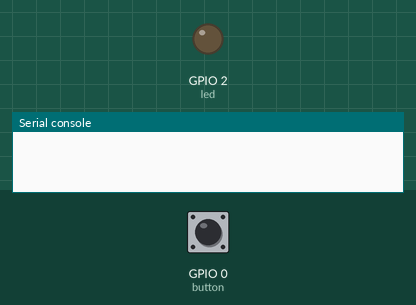
The program below on a simulated ESP32 board running MicroPython. Parts: output pins drawn as LEDs (lit = HIGH), the last lines printed to the serial console. Dashed ring = blinking. The inputs (shaded band) are chosen by the test bench; at power-on: GPIO 0 (button) HIGH.

Above: at 1.2 s.
1.3 s: GPIO 0 (button) pulled LOW for 0.15 s
At 1.45 s:
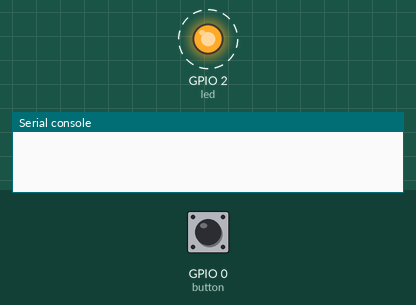
4.4 s: GPIO 0 (button) pulled LOW for 1 s
At 7.1 s:
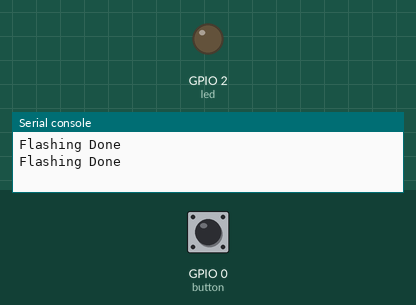
7.8 s: GPIO 0 (button) pulled LOW for 3.2 s
At 7.95 s:
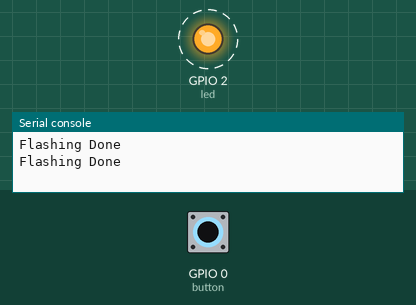
Timing chart, 0 to 13.6 s (numbered marks = the images above; inputs shaded):
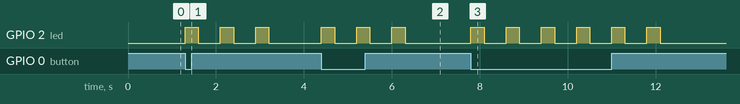

Measured:
- after the input at 1.3 s, GPIO 2 (led): alternates HIGH for 0.30 s and LOW for 0.50 s, 6 changes in all, then stays LOW, starting at once
- after the input at 4.4 s, GPIO 2 (led): alternates HIGH for 0.30 s and LOW for 0.50 s, 6 changes in all, then stays LOW, starting at once
- after the input at 7.8 s, GPIO 2 (led): alternates HIGH for 0.30 s and LOW for 0.50 s, 12 changes in all, then stays LOW, starting at once

The program:

main.py
```python
# MicroPython script for ESP32
# Author: Himanshu Tripathi

# define function for led flashing for n number of times

from machine import Pin
from time import sleep

# create object for led
led = Pin(2,Pin.OUT)
# create object for button
button = Pin(0,Pin.IN)

# function for led flash
def flash_led_nTimes(number,onTime,offTime,msg):
    counter = 0
    while counter < number:
        led.on()
        sleep(onTime)
        led.off()
        sleep(offTime)
        counter += 1
    print(msg)

while True:
    if not button.value():
        flash_led_nTimes(3,0.3,0.5,'Flashing Done')
        
```
